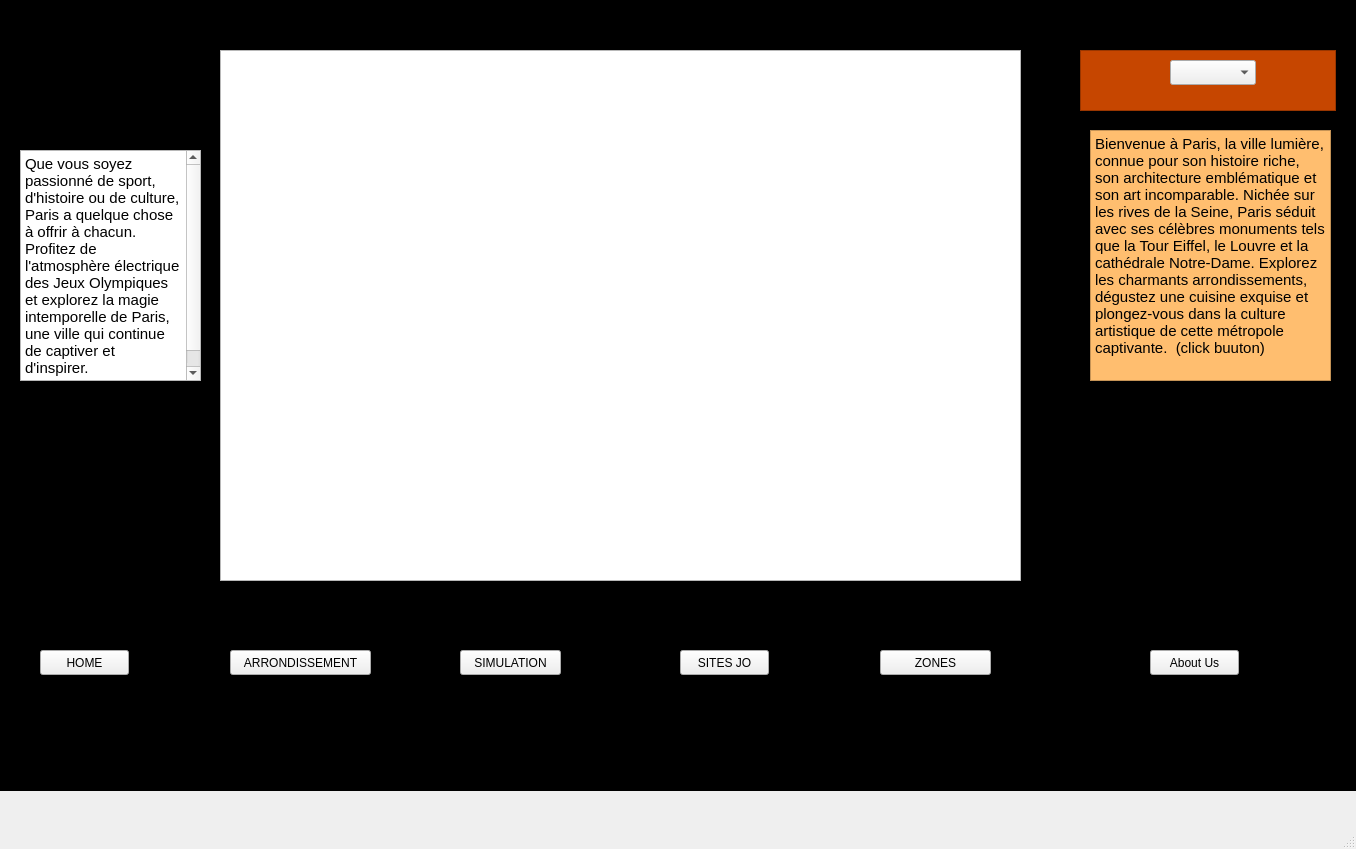
<?xml version="1.0" encoding="UTF-8"?>
<ui version="4.0">
 <class>MainWindow</class>
 <widget class="QMainWindow" name="MainWindow">
  <property name="geometry">
   <rect>
    <x>0</x>
    <y>0</y>
    <width>1356</width>
    <height>849</height>
   </rect>
  </property>
  <property name="windowTitle">
   <string>MainWindow</string>
  </property>
  <property name="styleSheet">
   <string notr="true"/>
  </property>
  <widget class="QWidget" name="centralwidget">
   <widget class="QGraphicsView" name="graphicsView">
    <property name="geometry">
     <rect>
      <x>220</x>
      <y>50</y>
      <width>801</width>
      <height>531</height>
     </rect>
    </property>
    <property name="font">
     <font>
      <family>Ubuntu</family>
     </font>
    </property>
   </widget>
   <widget class="QPushButton" name="onHomeButton">
    <property name="geometry">
     <rect>
      <x>40</x>
      <y>650</y>
      <width>89</width>
      <height>25</height>
     </rect>
    </property>
    <property name="text">
     <string>HOME</string>
    </property>
   </widget>
   <widget class="QPushButton" name="arrondissementButton">
    <property name="geometry">
     <rect>
      <x>230</x>
      <y>650</y>
      <width>141</width>
      <height>25</height>
     </rect>
    </property>
    <property name="text">
     <string>ARRONDISSEMENT</string>
    </property>
   </widget>
   <widget class="QPushButton" name="zonesButton">
    <property name="geometry">
     <rect>
      <x>880</x>
      <y>650</y>
      <width>111</width>
      <height>25</height>
     </rect>
    </property>
    <property name="text">
     <string>ZONES</string>
    </property>
   </widget>
   <widget class="QPushButton" name="AboutUSButton">
    <property name="geometry">
     <rect>
      <x>1150</x>
      <y>650</y>
      <width>89</width>
      <height>25</height>
     </rect>
    </property>
    <property name="text">
     <string>About Us</string>
    </property>
   </widget>
   <widget class="QPushButton" name="JOButton">
    <property name="geometry">
     <rect>
      <x>680</x>
      <y>650</y>
      <width>89</width>
      <height>25</height>
     </rect>
    </property>
    <property name="text">
     <string>SITES JO</string>
    </property>
   </widget>
   <widget class="QPushButton" name="simButton">
    <property name="geometry">
     <rect>
      <x>460</x>
      <y>650</y>
      <width>101</width>
      <height>25</height>
     </rect>
    </property>
    <property name="text">
     <string>SIMULATION</string>
    </property>
   </widget>
   <widget class="QComboBox" name="comboBoxLanguage">
    <property name="geometry">
     <rect>
      <x>1170</x>
      <y>60</y>
      <width>86</width>
      <height>25</height>
     </rect>
    </property>
   </widget>
   <widget class="QLabel" name="labelText">
    <property name="geometry">
     <rect>
      <x>1200</x>
      <y>70</y>
      <width>111</width>
      <height>571</height>
     </rect>
    </property>
    <property name="text">
     <string>TextLabel</string>
    </property>
   </widget>
   <widget class="QGraphicsView" name="graphicsView_2">
    <property name="geometry">
     <rect>
      <x>-200</x>
      <y>-110</y>
      <width>1651</width>
      <height>901</height>
     </rect>
    </property>
    <property name="styleSheet">
     <string notr="true">background-color: rgb(0, 0, 0);</string>
    </property>
   </widget>
   <widget class="QGraphicsView" name="graphicsView_3">
    <property name="geometry">
     <rect>
      <x>1080</x>
      <y>50</y>
      <width>256</width>
      <height>61</height>
     </rect>
    </property>
    <property name="styleSheet">
     <string notr="true">alternate-background-color: rgb(230, 97, 0);
background-color: rgb(198, 70, 0);</string>
    </property>
   </widget>
   <widget class="QGraphicsView" name="graphicsView_4">
    <property name="geometry">
     <rect>
      <x>0</x>
      <y>640</y>
      <width>1361</width>
      <height>81</height>
     </rect>
    </property>
    <property name="styleSheet">
     <string notr="true">background-color: rgb(255, 120, 0);</string>
    </property>
   </widget>
   <widget class="QTextEdit" name="textEdit">
    <property name="geometry">
     <rect>
      <x>1090</x>
      <y>130</y>
      <width>241</width>
      <height>251</height>
     </rect>
    </property>
    <property name="styleSheet">
     <string notr="true">border-top-color: rgb(198, 70, 0);
background-color: rgb(255, 190, 111);
border-bottom-color: rgb(198, 70, 0);
border-right-color: rgb(255, 120, 0);
border-left-color: rgb(255, 120, 0);</string>
    </property>
    <property name="html">
     <string>&lt;!DOCTYPE HTML PUBLIC &quot;-//W3C//DTD HTML 4.0//EN&quot; &quot;http://www.w3.org/TR/REC-html40/strict.dtd&quot;&gt;
&lt;html&gt;&lt;head&gt;&lt;meta name=&quot;qrichtext&quot; content=&quot;1&quot; /&gt;&lt;meta charset=&quot;utf-8&quot; /&gt;&lt;style type=&quot;text/css&quot;&gt;
p, li { white-space: pre-wrap; }
hr { height: 1px; border-width: 0; }
li.unchecked::marker { content: &quot;\2610&quot;; }
li.checked::marker { content: &quot;\2612&quot;; }
&lt;/style&gt;&lt;/head&gt;&lt;body style=&quot; font-family:'Ubuntu'; font-size:11pt; font-weight:400; font-style:normal;&quot;&gt;
&lt;p style=&quot; margin-top:0px; margin-bottom:0px; margin-left:0px; margin-right:0px; -qt-block-indent:0; text-indent:0px;&quot;&gt;Bienvenue à Paris, la ville lumière, connue pour son histoire riche, son architecture emblématique et son art incomparable. Nichée sur les rives de la Seine, Paris séduit avec ses célèbres monuments tels que la Tour Eiffel, le Louvre et la cathédrale Notre-Dame. Explorez les charmants arrondissements, dégustez une cuisine exquise et plongez-vous dans la culture artistique de cette métropole captivante.  (click buuton)&lt;/p&gt;&lt;/body&gt;&lt;/html&gt;</string>
    </property>
   </widget>
   <widget class="QTextEdit" name="textEdit_2">
    <property name="geometry">
     <rect>
      <x>20</x>
      <y>150</y>
      <width>181</width>
      <height>231</height>
     </rect>
    </property>
    <property name="html">
     <string>&lt;!DOCTYPE HTML PUBLIC &quot;-//W3C//DTD HTML 4.0//EN&quot; &quot;http://www.w3.org/TR/REC-html40/strict.dtd&quot;&gt;
&lt;html&gt;&lt;head&gt;&lt;meta name=&quot;qrichtext&quot; content=&quot;1&quot; /&gt;&lt;meta charset=&quot;utf-8&quot; /&gt;&lt;style type=&quot;text/css&quot;&gt;
p, li { white-space: pre-wrap; }
hr { height: 1px; border-width: 0; }
li.unchecked::marker { content: &quot;\2610&quot;; }
li.checked::marker { content: &quot;\2612&quot;; }
&lt;/style&gt;&lt;/head&gt;&lt;body style=&quot; font-family:'Ubuntu'; font-size:11pt; font-weight:400; font-style:normal;&quot;&gt;
&lt;p style=&quot; margin-top:0px; margin-bottom:0px; margin-left:0px; margin-right:0px; -qt-block-indent:0; text-indent:0px;&quot;&gt;Que vous soyez passionné de sport, d'histoire ou de culture, Paris a quelque chose à offrir à chacun. Profitez de l'atmosphère électrique des Jeux Olympiques et explorez la magie intemporelle de Paris, une ville qui continue de captiver et d'inspirer.&lt;/p&gt;
&lt;p align=&quot;justify&quot; style=&quot; margin-top:0px; margin-bottom:0px; margin-left:0px; margin-right:0px; -qt-block-indent:0; text-indent:0px;&quot;&gt;(click button dialog)&lt;/p&gt;&lt;/body&gt;&lt;/html&gt;</string>
    </property>
   </widget>
   <zorder>graphicsView_4</zorder>
   <zorder>graphicsView_2</zorder>
   <zorder>graphicsView</zorder>
   <zorder>onHomeButton</zorder>
   <zorder>arrondissementButton</zorder>
   <zorder>zonesButton</zorder>
   <zorder>AboutUSButton</zorder>
   <zorder>JOButton</zorder>
   <zorder>simButton</zorder>
   <zorder>labelText</zorder>
   <zorder>graphicsView_3</zorder>
   <zorder>comboBoxLanguage</zorder>
   <zorder>textEdit</zorder>
   <zorder>textEdit_2</zorder>
  </widget>
  <widget class="QMenuBar" name="menubar">
   <property name="geometry">
    <rect>
     <x>0</x>
     <y>0</y>
     <width>1356</width>
     <height>22</height>
    </rect>
   </property>
  </widget>
  <widget class="QStatusBar" name="statusbar"/>
 </widget>
 <resources/>
 <connections/>
</ui>
